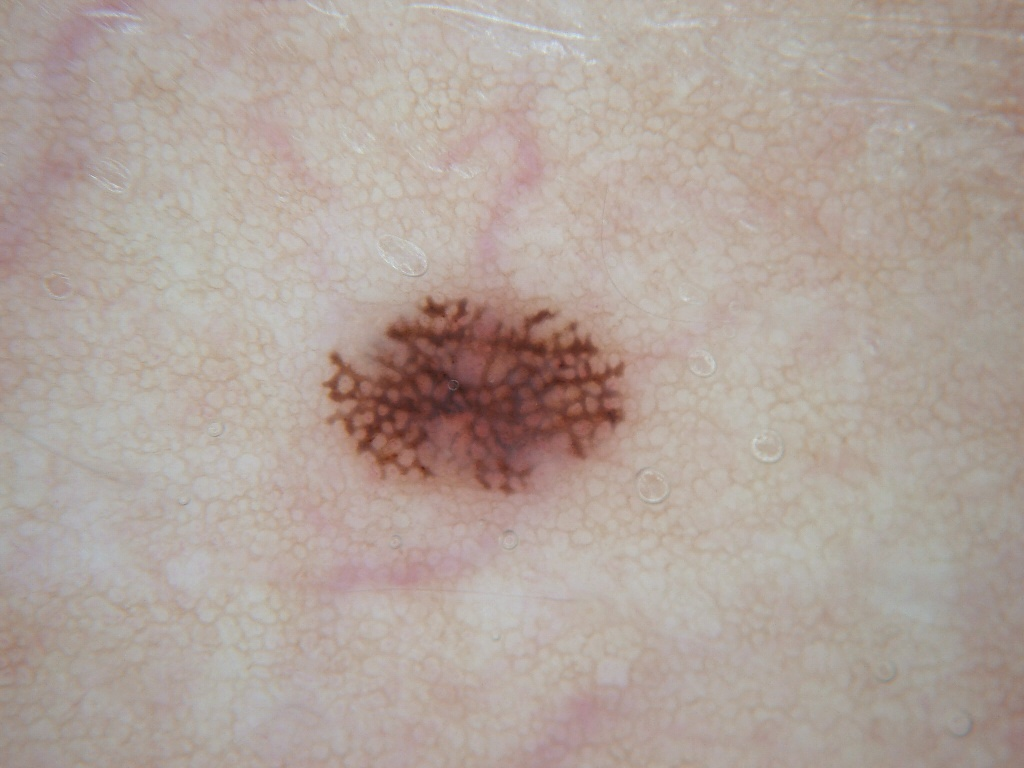
#> input picture dataset/test/SL_047.jpg, 1024 x 768 px
$ jupyter execute main_v2.ipynb   (shell and % lines are left out)
#> lines starting #> are read from the running program, lines starting #| are printed output that depends on the picture; after the words box and inside, x2 and y2 are one past the last pixel; in counts of white or black regions, pixels touching at a corner belong together
[cell 1]
import cv2
import numpy as np
input_dir = 'dataset/test'
output_dir = 'dataset/output'

[cell 2]
import matplotlib.pyplot as plt

[cell 3]
img = cv2.imread(input_dir + '/SL_047.jpg', 0)
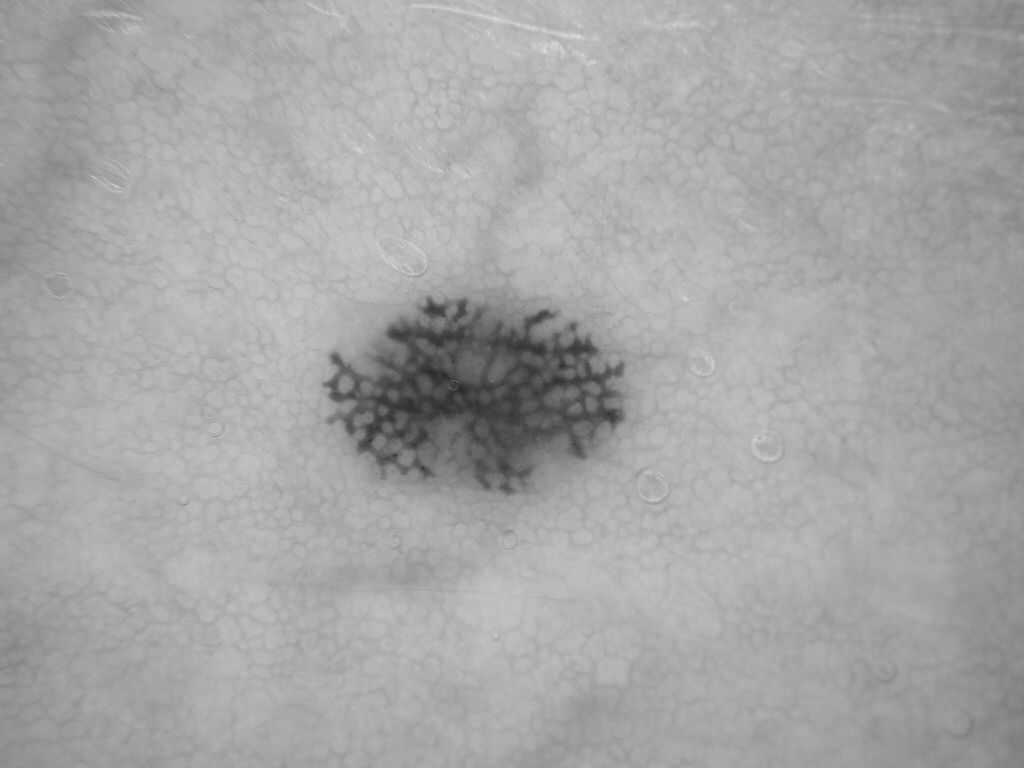
#> img: shape (768, 1024); min 35, max 231, mean 166.1
img_rgb = cv2.cvtColor(img, cv2.COLOR_BGR2RGB)  # convert BGR to RGB
plt.imshow(img_rgb)
plt.show()

Otsu's Binarization

[cell 4]
blur = cv2.GaussianBlur(img,(7,7),0)
plt.imshow(blur)
plt.show()

[cell 5]
ret3,th4 = cv2.threshold(blur,0,255,cv2.THRESH_BINARY_INV+cv2.THRESH_OTSU)
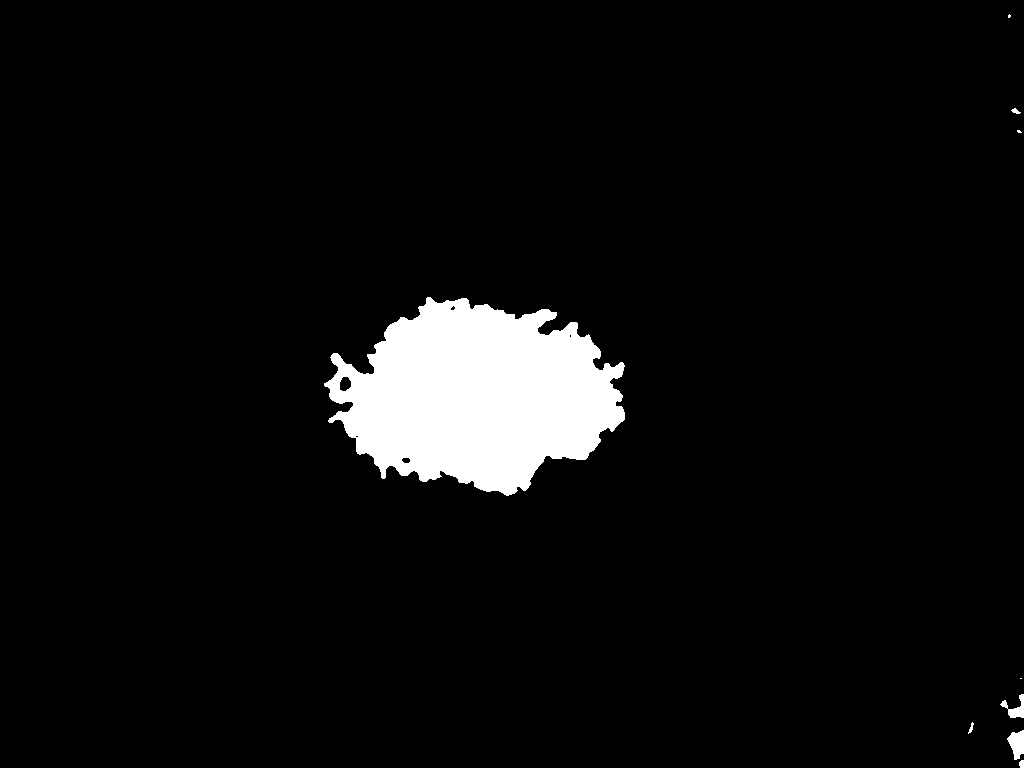
#> th4: shape (768, 1024); 5.1% white; 9 white regions (3 under 20 px), largest, box (x1, y1, x2, y2) and area: (324, 297, 625, 496) 39762, (1007, 730, 1024, 760) 338, (1000, 694, 1024, 718) 242, (1019, 760, 1024, 768) 35, (1011, 108, 1021, 114) 33, (968, 722, 974, 734) 31
#> ret3 = 131
plt.imshow(th4,cmap='gray')
plt.show()

[cell 6]
h, w = th4.shape
#> h = 768; w = 1024
mask_start = int(w*0.1)
#> mask_start = 102
mask_end = w-mask_start
#> mask_end = 922

# mask_start = int(h/2)
# mask_end = int(w/2)
# mask_radius = int(h*0.3)

[cell 7]
rectangle_mask = np.zeros(th4.shape, np.uint8)
cv2.rectangle(rectangle_mask, (mask_start, mask_start), (mask_end, mask_end), 255, -2)
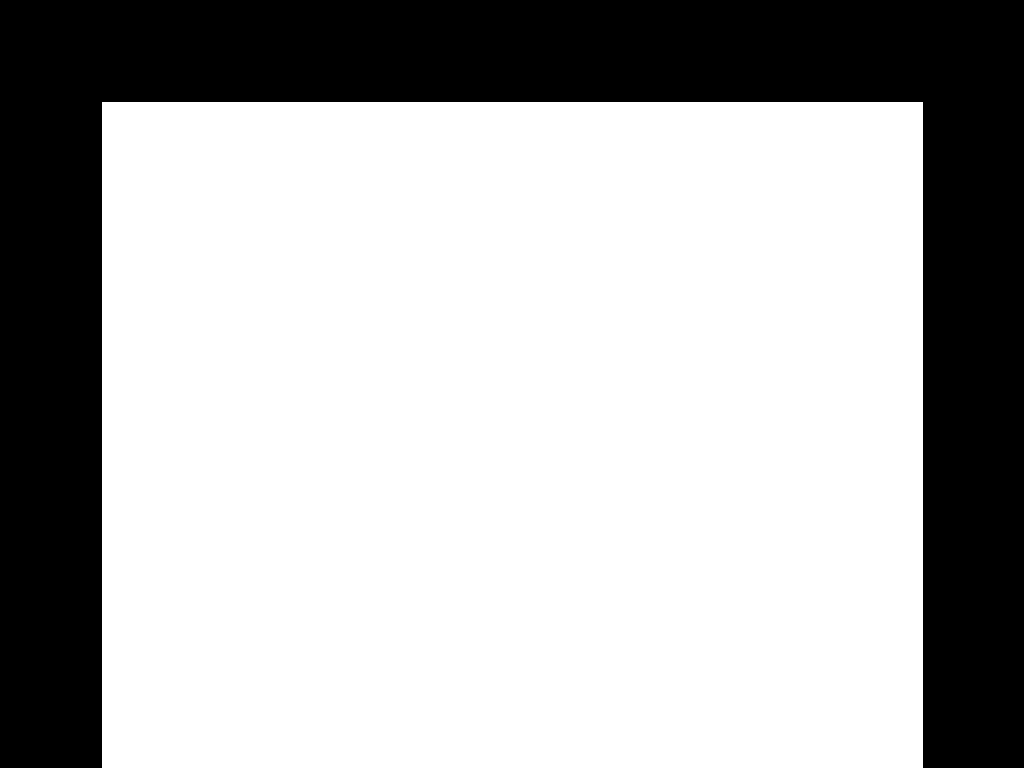
#> rectangle_mask: shape (768, 1024); 69.5% white; 1 black region, box (x1, y1, x2, y2) and area: (0, 0, 1024, 768) 239646
# cv2.circle(rectangle_mask, (mask_end, mask_start), mask_radius, 255, -2)
plt.imshow(rectangle_mask)
plt.show()

[cell 8]
intersection = cv2.bitwise_and(th4, rectangle_mask)
#> intersection: shape (768, 1024); 5.1% white; 1 white region
plt.imshow(intersection, cmap='gray')
plt.show()

[cell 9]
cnts, _ = cv2.findContours(intersection, cv2.RETR_EXTERNAL, cv2.CHAIN_APPROX_NONE)
#> cnts = 1 contour; box (x1, y1, x2, y2) and area: (324, 297, 625, 496) 39414
cnt = max(cnts, key=cv2.contourArea)
#> cnt = contour of 1037 points, box (x1, y1, x2, y2) (324, 297, 625, 496), area 39414

out = np.zeros(intersection.shape, np.uint8)
cv2.drawContours(out, [cnt], -1, 255, cv2.FILLED)
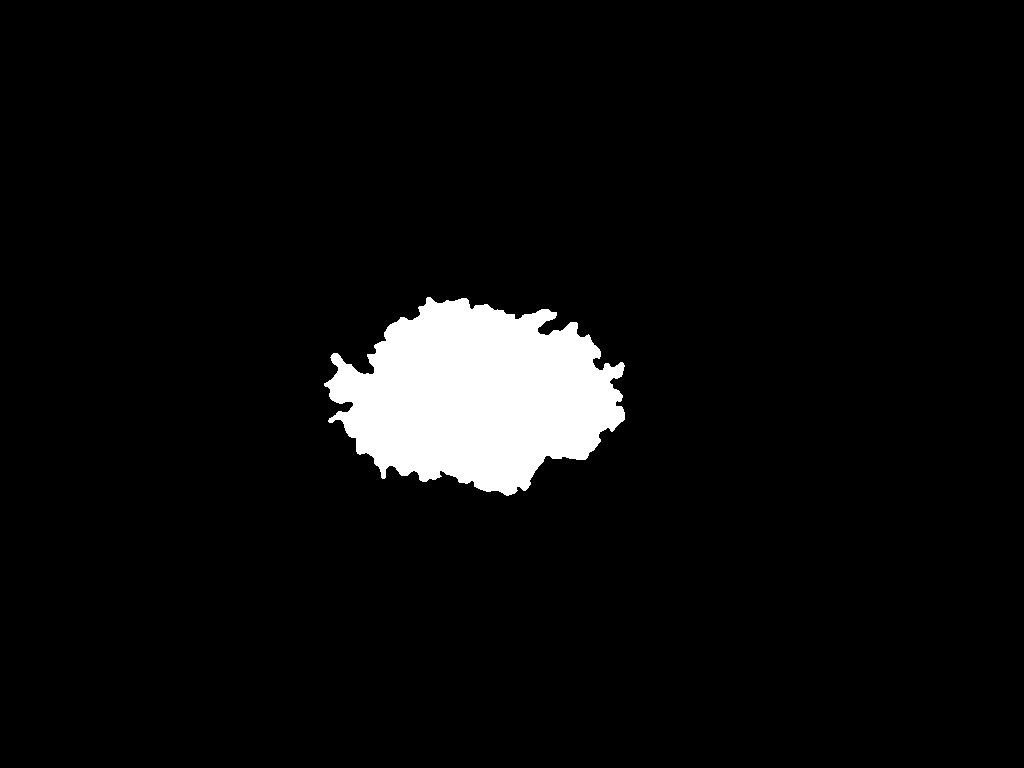
#> out: shape (768, 1024); 5.1% white; 1 white region
ctr_mask = cv2.bitwise_and(intersection, out)
plt.imshow(ctr_mask,cmap='gray')
plt.show()

[cell 10]
def region_growing(image, seed_point):
    # Create a mask for the connected region
    mask = np.zeros_like(image)

    # Parameters for region growing
    connectivity = 8
    new_mask_val = 255
    seeds = [seed_point]

    while len(seeds) > 0:
        # Get the current seed point
        current_point = seeds.pop(0)

        # Check if the current point is within the image boundaries
        if 0 <= current_point[0] < image.shape[0] and 0 <= current_point[1] < image.shape[1]:
            # Check if the pixel is unlabeled
            if mask[current_point] == 0 and image[current_point] != 0:
                mask[current_point] = new_mask_val

                # Add neighboring pixels to the seed list
                i, j = current_point
                seeds.extend([(i-1, j-1), (i-1, j), (i-1, j+1), (i, j-1), (i, j+1), (i+1, j-1), (i+1, j), (i+1, j+1)])

    return mask

[cell 11]
contours_A, _ = cv2.findContours(ctr_mask, cv2.RETR_EXTERNAL, cv2.CHAIN_APPROX_SIMPLE)
#> contours_A has the same summary as cnts

# Assuming there is only one contour in image A
contour_A = contours_A[0]
#> contour_A = contour of 524 points, box (x1, y1, x2, y2) (324, 297, 625, 496), area 39414

# Find the centroid of the region in image A
M = cv2.moments(contour_A)
#> M = moments, m00 39414.5, centre m10/m00, m01/m00 = (477.1, 395.8)
cx = int(M['m10'] / M['m00'])
#> cx = 477
cy = int(M['m01'] / M['m00'])
#> cy = 395

# Use the centroid as the seed point for region growing in image B
connected_region_mask_B = region_growing(th4, (cy, cx))
#> after the loop in region_growing, `while len(seeds) > 0:`: seeds = []

$ run again, with dataset/test/SL_001.jpg copied over dataset/test/SL_047.jpg
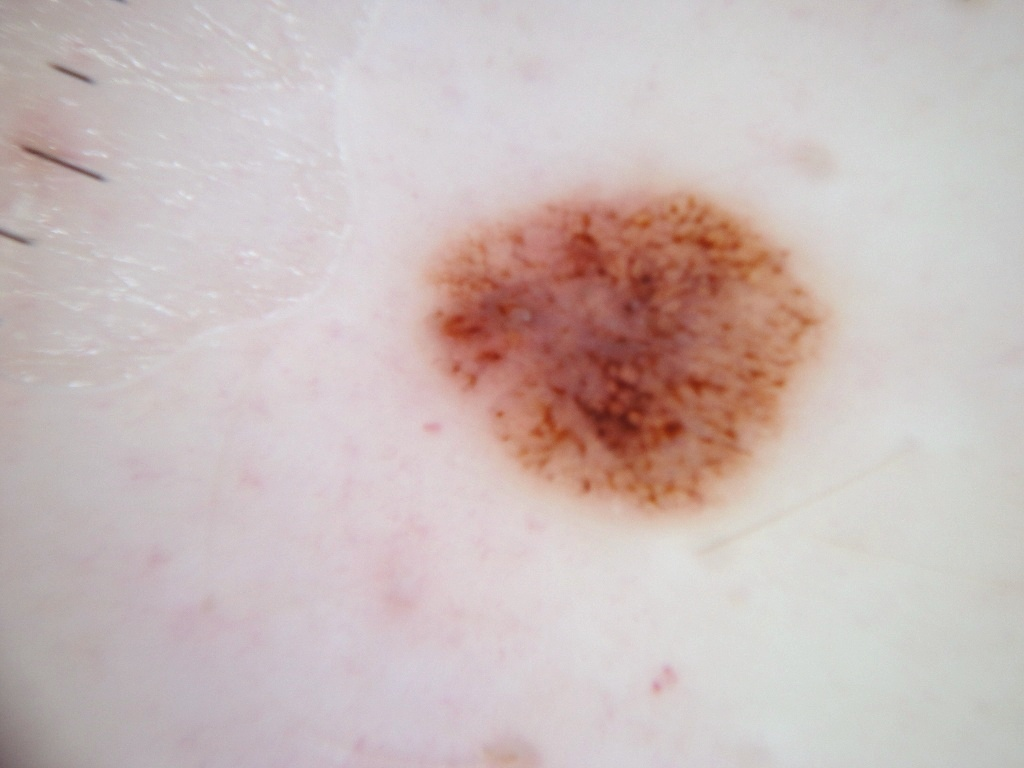
#> input picture dataset/test/SL_001.jpg, 1024 x 768 px
#> `ret3,th4 = cv2.threshold(blur,0,255,cv2.THRESH_BINARY_INV+cv2.THRESH_O..`:
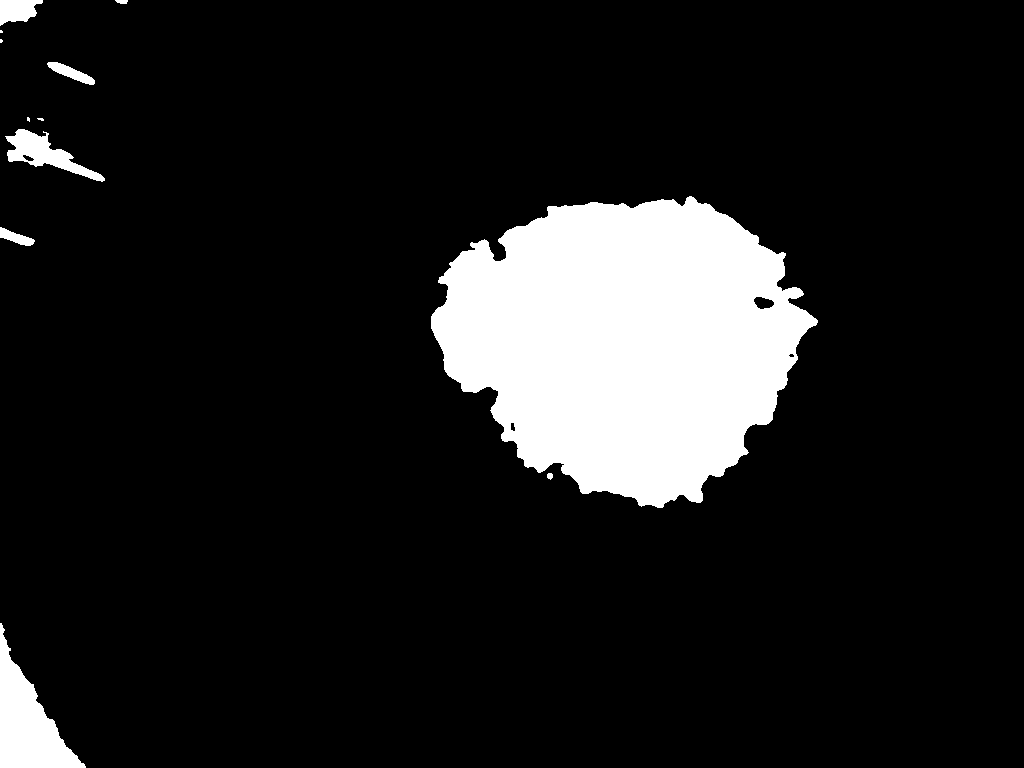
#> th4: shape (768, 1024); 11.7% white; 12 white regions (4 under 20 px), largest, box (x1, y1, x2, y2) and area: (431, 196, 818, 508) 82823, (0, 623, 86, 768) 5461, (5, 129, 105, 182) 1859
#> ret3 = 161
#> rectangle_mask: shape (768, 1024); 69.5% white; 1 black region, box (x1, y1, x2, y2) and area: (0, 0, 1024, 768) 239646
#> `intersection = cv2.bitwise_and(th4, rectangle_mask)`:
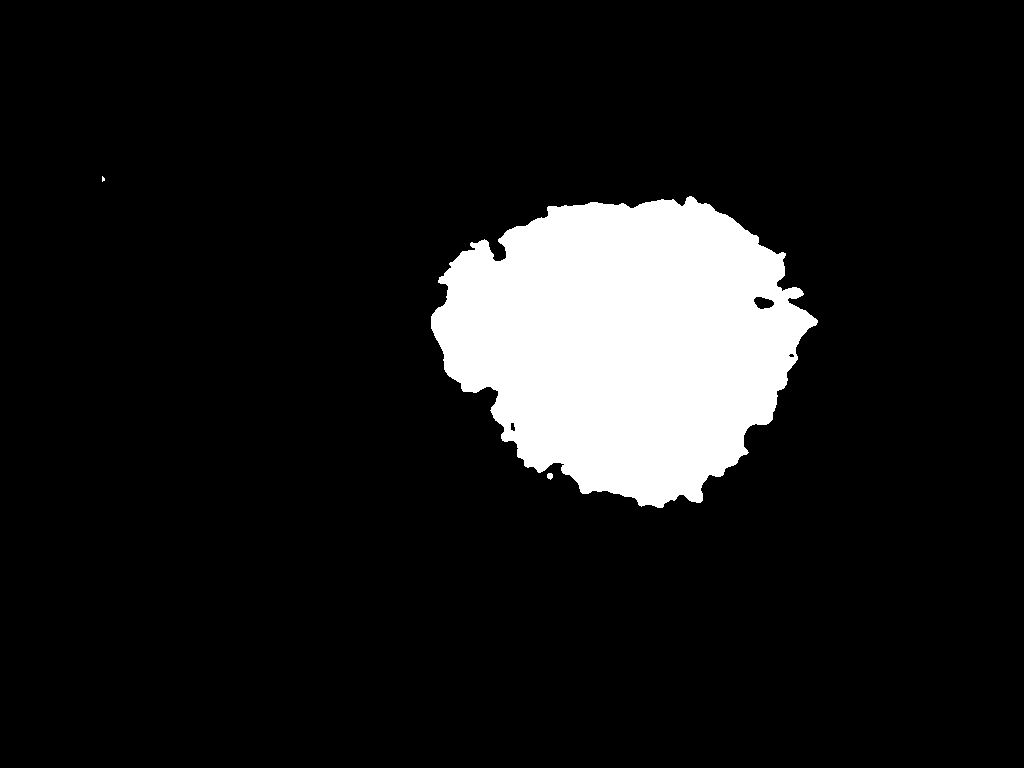
#> intersection: shape (768, 1024); 10.5% white; 3 white regions (1 under 20 px)
#> cnts = 3 contours, 1 with area under 20; largest, box (x1, y1, x2, y2) and area: (431, 196, 818, 508) 82418, (547, 473, 553, 480) 24
#> cnt = contour of 1225 points, box (x1, y1, x2, y2) (431, 196, 818, 508), area 82418
#> out: shape (768, 1024); 10.6% white; 1 white region, box (x1, y1, x2, y2) and area: (431, 196, 818, 508) 83032
#> ctr_mask: shape (768, 1024); 10.5% white; 1 white region
#> contours_A = 1 contour; box (x1, y1, x2, y2) and area: (431, 196, 818, 508) 82418
#> contour_A = contour of 639 points, box (x1, y1, x2, y2) (431, 196, 818, 508), area 82418
#> M = moments, m00 82418.5, centre m10/m00, m01/m00 = (624.5, 341.9)
#> cx = 624
#> cy = 341
#> after the loop in region_growing, `while len(seeds) > 0:`: seeds = []

$ run again, with dataset/test/SL_003.jpg copied over dataset/test/SL_047.jpg
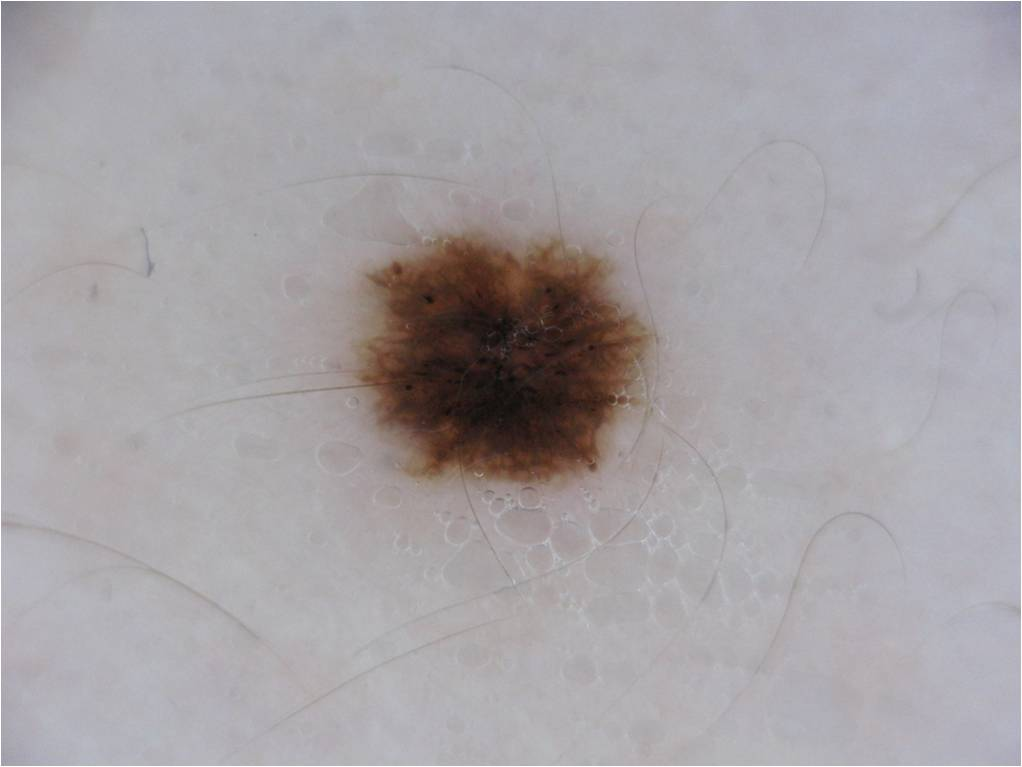
#> input picture dataset/test/SL_003.jpg, 1022 x 767 px
#> `ret3,th4 = cv2.threshold(blur,0,255,cv2.THRESH_BINARY_INV+cv2.THRESH_O..`:
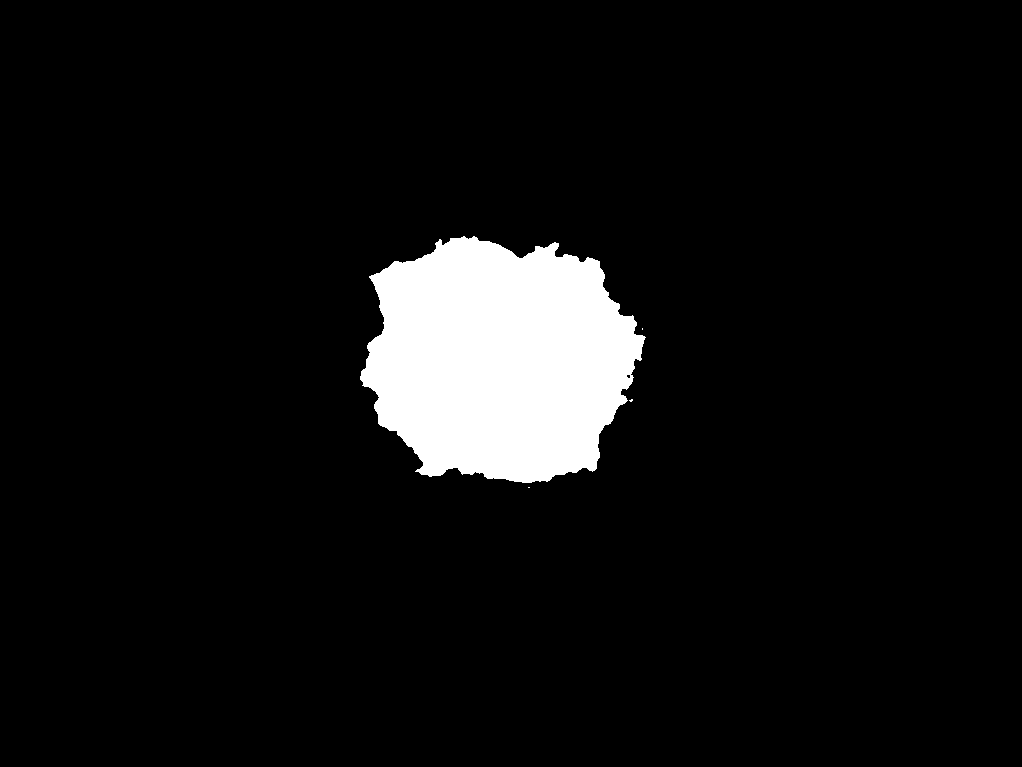
#> th4: shape (767, 1022); 6.7% white; 4 white regions (3 under 20 px), largest, box (x1, y1, x2, y2) and area: (360, 236, 646, 483) 52651
#> ret3 = 114
#> `cv2.rectangle(rectangle_mask, (mask_start, mask_start), (mask_end, mas..`:
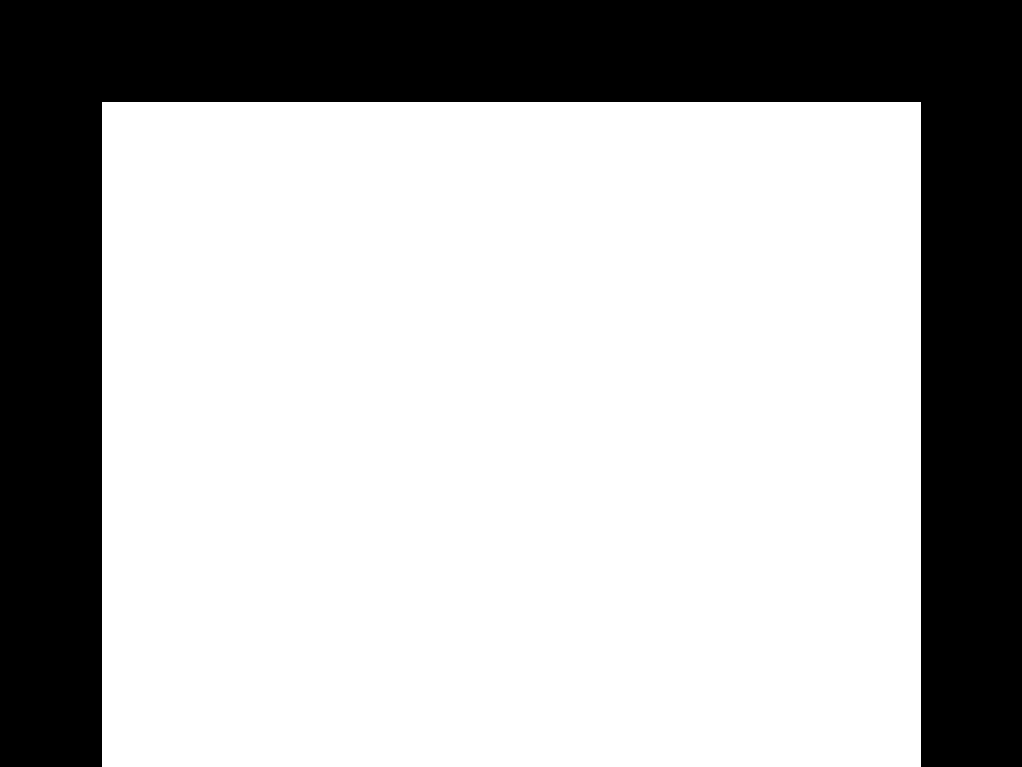
#> rectangle_mask: shape (767, 1022); 69.5% white; 1 black region
#> cnts = 4 contours, 3 with area under 20; largest, box (x1, y1, x2, y2) and area: (360, 236, 646, 483) 52190
#> cnt = contour of 936 points, box (x1, y1, x2, y2) (360, 236, 646, 483), area 52190
#> out: shape (767, 1022); 6.7% white; 1 white region, box (x1, y1, x2, y2) and area: (360, 236, 646, 483) 52659
#> ctr_mask: shape (767, 1022); 6.7% white; 1 white region
#> contours_A = 1 contour; box (x1, y1, x2, y2) and area: (360, 236, 646, 483) 52190
#> contour_A = contour of 493 points, box (x1, y1, x2, y2) (360, 236, 646, 483), area 52190
#> M = moments, m00 52190, centre m10/m00, m01/m00 = (499.3, 359.5)
#> cx = 499
#> cy = 359
#> after the loop in region_growing, `while len(seeds) > 0:`: seeds = []
